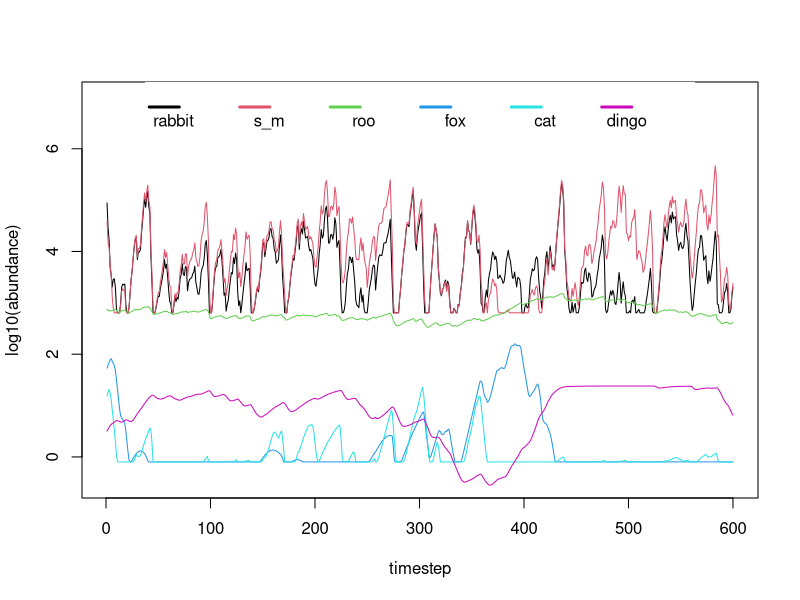
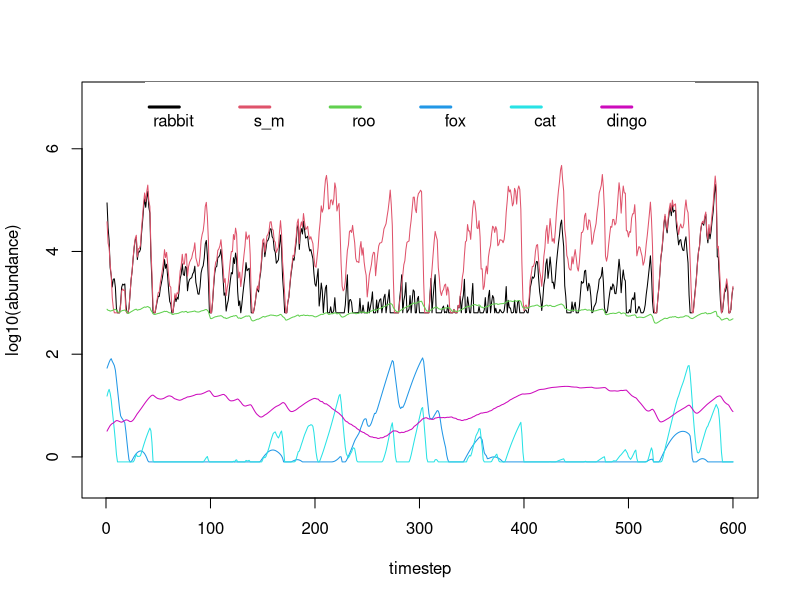

The R script that drew these images, in order:
## ---- chunk 1
#### Parameter values
veg_term1 <- 55.12
veg_term2 <- 0.0153
veg_term3 <- 0.00056
veg_term4 <- 2.5

min_fox <- 0.0001
min_cat <- 0.0001

roo_weight <- 26

##### fox parameters
min_r_fox <- 0.56
upper_r_fox <- 0.77
d_fox <- 3.2            # demographic efficiency

max_c_fr <- 1.096
max_c_fb <- 1.096

# half saturation density for functional responses
hs_rab_f <- 1.32      # over rabbit
hs_bilby_f <- 0.99    # over bilby
##### end fox parameters

##### cat parameters
min_r_cat <- 0.56
upper_r_cat <- 0.81
d_cat <- .6  # this is the demographic efficiency for cats - varied between 2 and 5 in Robley's report

max_c_cr <- 0.874
max_c_cb <- 2.874

# half saturation density for functional responses
hs_rab_c <- 0.5       # over rabbit
hs_bilby_c <- 0.99    # over bilby
##### end cat parameters

##### small native mammal parameters
bilby_weight <- 0.782
min_r_bilby <- 4.6
upper_r_bilby <- 5.5
d_bilby <- 0.0045
##### end small native mammal parameters

##### rabbit parameters
rabbit_weight <- 0.782
min_r_rabbit <- 4.6
upper_r_rabbit <- 5.5
d_rabbit <- 0.0045

# the following two parameters are applied to both rabbits and small mammals
max_c_rv <- 0.068       # maximum intake of vegetation by rabbit
f_rv <- 138             # foraging efficiency of rabbit on vegetation
###### end rabbit parameters


##### dingo parameters
max_c_dk <- 0.68      # maximum intake rate of kangaroo
f_dk <- .1            # foraging efficiency on kangaroo

max_c_dr <- 0.2       # maximum intake rate of rabbit
f_dr <- .4            # foraging efficiency on rabbit

min_r_dingo <- 1.22   # maximum rate of decrease
max_r_dingo <- 0.63
d_dingo <- 2.5       # demographic efficiency of dingo
K_dingo <- 0.003      # carrying capacity of dingo per hectare

d_int_fox <- .7      # maximun killing rate of fox
d_int_cat <- .3       # maximum killing rate of cat

f_df <- 0.3           # foraging efficiency on fox
f_dc <- 0.3           # foraging efficiency on cat
##### end dingo parameters

##### kangaroo parameters
min_r_roo <- 1.6      # maximum rate of decrease of kangaroo
upper_r_roo <- 1.7496
d_roo <- 142.9

max_c_kv <- 0.086
f_kv <- 34
##### end kangaroo parameters

## ---- chunk 2
# This function contains the model specifications. It executes one single iteration of the model
# following the mathematical formulation presented in Lurgi et al. (2018) Journal of Applied Ecology
ExecuteIterationGeneralised <- function(current_abs, i, current_qt, kill='', fraction=0){
  ###### species order (and index) in current_abs (and next_abs) (vectors of abundances):
  ###### vegetation (1), rabbit (2), small-mammal (3), kangaroo (4), fox (5), cat (6), dingo (7)
  
  veg <- current_abs[1]
  rabbits <- current_abs[2]
  bilby <- current_abs[3]
  roos <- current_abs[4]
  fox <- current_abs[5]
  cat <- current_abs[6]
  dingoes <- current_abs[7]
  
  if(current_qt == 3){
    if(kill == 'rabbit'){ rabbits <- rabbits - (rabbits * fraction) }
    if(kill == 'dingo' ){ dingoes <- dingoes - (dingoes * fraction) }
    if(kill == 'fox'){ fox <- fox - (fox * fraction) }
    if(kill == 'cat'){ cat <- cat - (cat * fraction) }
  }
  
  R <- rainfall_data[ceiling(i/4),(current_qt+1)]
  
  ####### gains (numerical responses)
  veg_per_ha <- veg/8000
  
  veg_growth <- (-veg_term1) - (veg_term2 * veg_per_ha) - (veg_term3 * (veg_per_ha**2)) + (veg_term4 * R)
  
  veg_growth <- veg_growth * 8000
  
  g_rabbits <- ( ( (max_c_fr / rabbit_weight) * ((rabbits)**2))  / ( ((hs_rab_f*8000)**2) + (rabbits)**2) )
  rabbits_taken_fox <- ((365/4) * ( ((fox) * g_rabbits)  / (rabbits) )) 
  
  g_rabbits_cat <- (( (max_c_cr / rabbit_weight) * (rabbits)) / (( hs_rab_c * 8000) + (rabbits)))
  rabbits_taken_cat <- ((365/4) * ( ((cat) * g_rabbits_cat)  / (rabbits) )) 
  
  g_bilbies <- ( ( (max_c_fb/ bilby_weight) * (bilby))  / ( (hs_bilby_f * 8000) + (bilby)) )
  bilbies_taken_fox <- ((365/4) * ( ((fox) * g_bilbies * (1 - (g_rabbits/max_c_fr)) )  / (bilby) ))
  
  g_bilbies_cat <- ( ( (max_c_cb / bilby_weight) * (bilby))  / ( (hs_bilby_c * 8000) + (bilby)) )
  bilbies_taken_cat <- ((365/4) * ( ((cat) * g_bilbies_cat * (1 - (g_rabbits_cat/max_c_cr)) )  / (bilby) ))
  
  bilby <- (bilby *  exp( (-min_r_bilby + (upper_r_bilby *(1 - exp(-d_bilby*veg/8000) ))) - bilbies_taken_fox - bilbies_taken_cat ) ) 
  
  if(is.na(bilby) | bilby < (0.08*8000)){
    bilby <- (0.08*8000)
  }
  
  #functional response of dingo
  I_dingo <- .745 * (1-exp(-(roos/8000)/f_dk))
  I_dingo_rab <- max_c_dr * (1-exp(-(rabbits/8000)/f_dr))
  dingo_numerical <- ( (-min_r_dingo + ((I_dingo + I_dingo_rab) * d_dingo)) )
  
  ##### in the following the variable 'dingo_numerical', which is actually the rate
  ##### of increase of the dingo, is divided by 4 because this is an annual rate of increase
  ##### see Forsyth's code for details...
  if(dingo_numerical < 0){
    dingoes <- dingoes * exp(dingo_numerical/4)
  }else{
    dingo_numerical <- (dingo_numerical * ( 1 - (dingoes / (K_dingo * 8000) )))/4  #### 24 is the carrying capacity for dingo at 8000 ha
    if(dingo_numerical > max_r_dingo){
      dingo_numerical <- (max_r_dingo)/4
    }
    dingoes <- dingoes * exp(dingo_numerical)
  }
  
  if(is.na(dingoes) | dingoes < (0.0000025 * 8000)){
    dingoes <- (0.0000025 * 8000)
  }
  
  ##### kangaroos taken by dingo
  roos_taken <-  dingoes * I_dingo
  #### numerical response of kangaroo
  roos <- (roos * exp( ( - min_r_roo + (upper_r_roo * ( 1 - exp( - (veg/8000) / d_roo ) )) )/4  )) - roos_taken
  
  if(is.na(roos) | roos < (0.001 * 8000)){
    roos <- (0.001 * 8000)
  }
  
  #### rabbits losses and numerical reponses
  rabbits_taken_dingo <- ((365/4) * ( ((dingoes) * I_dingo_rab)  / (rabbits) )) 
  rabbits_taken <- rabbits_taken_fox + rabbits_taken_cat + rabbits_taken_dingo
  rabbits <- (rabbits *  exp( (- min_r_rabbit + (upper_r_rabbit *(1 - exp(-d_rabbit*veg/8000) ))) -  rabbits_taken  )) 
  
  if(is.na(rabbits) | rabbits < (0.08*8000)){
    rabbits <- (0.08 * 8000)
  }
  
  # numerical responses of fox and cat
  # d_int is the predator intake efficiency - in this case how good they are at killing the other predators
  I_dingo_fox <- d_int_fox * (1 - exp(-(fox/8000)/f_df))
  fox_killed_dingo <- ((dingoes * I_dingo_fox) * (365/4))
  fox <- (fox * (exp( -min_r_fox + (upper_r_fox * (1 - exp(-d_fox*(rabbits/8000 + bilby/8000) ) ) ))) - fox_killed_dingo)
  
  # from the report: r =−a+c(1−e−dR)−hF
  I_dingo_cat <- d_int_cat * (1-exp(-(cat/8000)/f_dc))
  cat_killed_dingo <- ((dingoes * I_dingo_cat) * (365/4))
  cat <- (cat * exp( -min_r_cat + (upper_r_cat * (1 - exp(-d_cat * (rabbits/8000+bilby/8000) ) )) ) - cat_killed_dingo)
  
  if(fox < (min_fox*8000)){
    fox <- (min_fox * 8000)
  }
  
  if(cat < (min_cat * 8000)){
    cat <- (min_cat * 8000)
  }
  
  veg <- veg + veg_growth
  
  ######## vegetation losses (functional responses of herbivores)
  veg_taken_rabbits <- ((rabbits) * ( ( max_c_rv * (1-exp(-(veg/8000)/f_rv)) * (rabbit_weight**(0.75)) ) * (365/4) ))
  veg_taken_bilby <- ((bilby) * ( ( max_c_rv * (1-exp(-(veg/8000)/f_rv)) * (rabbit_weight**(0.75)) ) * (365/4) ))
  veg_taken_roos <- (roos * ( ( max_c_kv * (1-exp(-(veg/8000)/f_kv)) * (roo_weight**(0.75)) ) * (365/4) ))
  
  veg <- veg - veg_taken_rabbits - veg_taken_bilby - veg_taken_roos
  
  if(veg < 0){ veg <- 10 }
  
  next_abs <- c(veg, rabbits, bilby, roos, fox, cat, dingoes)
  
  responses <- c(veg_taken_rabbits, veg_taken_bilby, veg_taken_roos, rabbits_taken_fox, bilbies_taken_fox, rabbits_taken_cat, bilbies_taken_cat, rabbits_taken_dingo, roos_taken, fox_killed_dingo, cat_killed_dingo)
  
  return(list(next_abs=next_abs, responses=responses))
}

## ---- chunk 3
# Seed to ensure reproducibility
set.seed(9315)

# numbers of time step in the simulation
steps <- 600

# values extracted from empirical observations of the abundance ranges of each species
veg <- runif(1, min=1600000, max=3200000)
rabbit <- runif(1, min=17600, max=120000)
sm <- runif(1, min=17600, max=120000)
roo <- runif(1, min=400, max=1600)
fox <- runif(1, min=48, max=72)
cat <- runif(1, min=7.2, max=17.6)
dingo <- runif(1, min=2.4, max=24)

dynamics <- array(dim=c(steps, 7))
dynamics[1,] <- c(veg, rabbit, sm, roo, fox, cat, dingo)

steps_per_qt <- ceiling(steps/4)+1

#### rainfall data from Lerida (Yathong)
rainfall_data <- data.frame('1'=rnorm(steps_per_qt,99,69), '2'=rnorm(steps_per_qt,87,67), '3'=rnorm(steps_per_qt,82,39), '4'=rnorm(steps_per_qt,80,49))
rainfall_data[rainfall_data < 0] <- 0

current_qt <- 1

# the species to be managed
sp <- 'rabbit'

# the management level
l <- 0

for(i in 1:(steps-1)){
  cur_abs <- dynamics[i,]
  
  # control is only applied for a fraction of the simulation between timesteps 200 and 400
  if(i >= 201 & i <= 400){
    exec <- ExecuteIterationGeneralised(cur_abs, i, current_qt, sp, l)
    next_abs <- exec$next_abs
  }else{
    exec <- ExecuteIterationGeneralised(cur_abs, i, current_qt)
    next_abs <- exec$next_abs
  }
  
  dynamics[(i+1),] <- next_abs
  current_qt <- (current_qt+1)%%4
}

matplot(log10(dynamics[,-1]), type='l', lty=1, col=c(1,2,3,4,5,6), ylim=c(-.5,7), ylab = 'log10(abundance)', xlab = 'timestep')
legend('top', c("rabbit", "s_m", "roo", "fox", "cat", "dingo"), pch = "-", col = c(1,2,3,4,5,6), box.lwd=0, y.intersp = 1.5, horiz=TRUE, lwd=3, adj=c(1,1.5))

## ---- chunk 4
# Seed to ensure reproducibility
set.seed(9315)

# numbers of time step in the simulation
steps <- 600

# values extracted from empirical observations of the abundance ranges of each species
veg <- runif(1, min=1600000, max=3200000)
rabbit <- runif(1, min=17600, max=120000)
sm <- runif(1, min=17600, max=120000)
roo <- runif(1, min=400, max=1600)
fox <- runif(1, min=48, max=72)
cat <- runif(1, min=7.2, max=17.6)
dingo <- runif(1, min=2.4, max=24)

dynamics <- array(dim=c(steps, 7))
dynamics[1,] <- c(veg, rabbit, sm, roo, fox, cat, dingo)

steps_per_qt <- ceiling(steps/4)+1

#### rainfall data from Lerida (Yathong)
rainfall_data <- data.frame('1'=rnorm(steps_per_qt,99,69), '2'=rnorm(steps_per_qt,87,67), '3'=rnorm(steps_per_qt,82,39), '4'=rnorm(steps_per_qt,80,49))
rainfall_data[rainfall_data < 0] <- 0

current_qt <- 1

# the species to be managed
sp <- 'rabbit'

# the management level
l <- 0.9

for(i in 1:(steps-1)){
  cur_abs <- dynamics[i,]
  
  # control is only applied for a fraction of the simulation between timesteps 200 and 400
  if(i >= 201 & i <= 400){
    exec <- ExecuteIterationGeneralised(cur_abs, i, current_qt, sp, l)
    next_abs <- exec$next_abs
  }else{
    exec <- ExecuteIterationGeneralised(cur_abs, i, current_qt)
    next_abs <- exec$next_abs
  }
  
  dynamics[(i+1),] <- next_abs
  current_qt <- (current_qt+1)%%4
}

matplot(log10(dynamics[,-1]), type='l', lty=1, col=c(1,2,3,4,5,6), ylim=c(-.5,7), ylab = 'log10(abundance)', xlab = 'timestep')
legend('top', c("rabbit", "s_m", "roo", "fox", "cat", "dingo"), pch = "-", col = c(1,2,3,4,5,6), box.lwd=0, y.intersp = 1.5, horiz=TRUE, lwd=3, adj=c(1,1.5))

